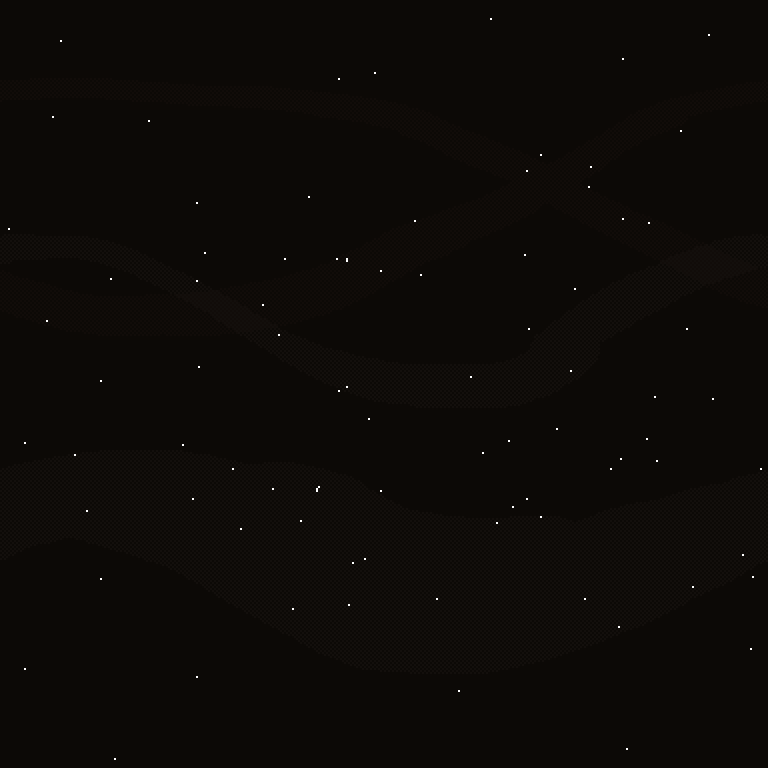
#> input picture src/puzzle/examples/gph/y2019/before.png, 1536 x 1536 px, found by its file name (shown at 1/2 size)
$ jupyter execute --allow-errors observatory.ipynb
#> lines starting #> are read from the running program, lines starting #| are printed output that depends on the picture; after the words box and inside, x2 and y2 are one past the last pixel; in counts of white or black regions, pixels touching at a corner belong together
### src/data/data.py
import os
from typing import Any, Callable, Dict, IO, List, Type

_this_path = os.path.dirname(os.path.realpath(__file__))
_base_path = os.path.join(_this_path.split('/forge/')[0], 'forge')


T = Callable


def project_path(path: str) -> str:
  return os.path.join(_base_path, path)


def load(path: str, cls: Type[T]) -> Dict[str, T]:
  return load_lines(_read_lines(path), cls)


# [17 lines left out: function load_lines, not called in this run]


def open_project_path(path: str, **kwargs: Any) -> IO:
  return open(project_path(path), **kwargs)


def _read_lines(path: str) -> List[str]:
  return open_project_path(path).readlines()

### src/puzzle/examples/gph/y2019/observatory.ipynb
[cell 1]
from forge import *

import cv2
import numpy as np
from IPython.display import display
from PIL import Image

from data import data

images = {
  'before': 'src/puzzle/examples/gph/y2019/before.png',
  'after': 'src/puzzle/examples/gph/y2019/after.png',
}

def get_image(src, scale=True):
  # download the image, convert it to a NumPy array, and then read
  # it into OpenCV format
#> called with src = 'src/puzzle/examples/gph/y2019/before.png', scale = True
  image = cv2.imread(data.project_path(src), flags=cv2.IMREAD_UNCHANGED)
#> image is the input picture: shape (1536, 1536, 4); mean B, G, R, A 7, 10, 13.2, 255
  if scale:
    return image[::4, ::4, :3]
  return image

def enhance(img):
  kernel = np.ones((2, 2), np.uint8)
  return cv2.dilate(recolor(img), kernel, iterations=1)

_VALUE_MAP = {
  204: 64,
  221: 128,
  238: 192,
  255: 255,
}

def recolor(ndarray):
  result = ndarray.copy()
  for row, col in zip(*result[:,:,:1].nonzero()[:2]):
    for channel, value in enumerate(result[row][col]):
      try:
        result[row][col][channel] = _VALUE_MAP[value]
      except:
        pass
  return result

def show(img, should_enhance=True):
  if should_enhance:
    img = enhance(recolor(img))
  display(Image.fromarray(img))

def pt(x):
  a, b = x
  return b, a

WHITE = (255, 255, 255)


import collections
import heapq
import itertools

from typing import Generic, Iterable, Tuple, TypeVar

T = TypeVar('T')


class MinHeap(Generic[T]):
  def __init__(self) -> None:
    self._heap = []
    self._pool = []
    self._free_positions = []

  def __len__(self) -> int:
    return len(self._heap)

  def push(self, cost: float, o: T) -> None:
    if self._free_positions:
      idx = self._free_positions.pop()
      self._pool[idx] = o
    else:
      idx = len(self._pool)
      self._pool.append(o)
    heapq.heappush(self._heap, (cost, idx))

  def pop(self) -> Tuple[T, float]:
    weight, idx = heapq.heappop(self._heap)
    result = self._pool[idx]
    self._pool[idx] = None
    self._free_positions.append(idx)
    return result

  def magnitude(self) -> float:
    return self._heap[0][0]

  def __repr__(self) -> str:
    return 'MinHeap(%s)' % repr(self._heap)

  __str__ = __repr__


def calculate_distances(before, after):
  distances = MinHeap()
  # TODO: Consider luminosity and color too.
  for pair in itertools.product(zip(*before.nonzero()[:2]), zip(*after.nonzero()[:2])):
    a, b = pair
    ax, ay = a
    bx, by = b
    dist = (bx - ax)**2 + (by - ay)**2
    distances.push(dist, pair)
  return distances

def draw_closest_greedy(before, after, distance_heap):
  kernel = np.ones((3, 3), np.uint8)
  result = cv2.dilate(after, kernel, iterations=1)
  before_seen = set()
  after_seen = set()
  while distance_heap:
    before_pt, after_pt = distance_heap.pop()
    if before_pt in before_seen or after_pt in after_seen:
      continue
    before_seen.add(before_pt)
    after_seen.add(after_pt)
    row, col = after_pt
    r, g, b = after[row][col]
    #print(before_pt, after_pt, (int(r), int(g), int(b)), 1)
    cv2.line(result, before_pt[::-1], after_pt[::-1], (int(r), int(g), int(b)), 1)
  return result

def isolate_colors(changed):
  result = {}
  for row, col in zip(*changed[:,:,:1].nonzero()[:2]):
    color = changed[row][col]
    key = tuple(color)
    if key not in result:
      result[key] = np.zeros_like(changed)
    isolate = result[key]
    isolate[row][col] = color
  return result

def iter_nonzero(ndarray):
  return zip(*ndarray[:,:,:1].nonzero()[:2])


import collections

# [18 lines left out: function centers, not called in this run]

[cell 2]
before = get_image(images['before'])
after = get_image(images['after'])
#> call 2 of get_image, with src = 'src/puzzle/examples/gph/y2019/after.png', scale = True
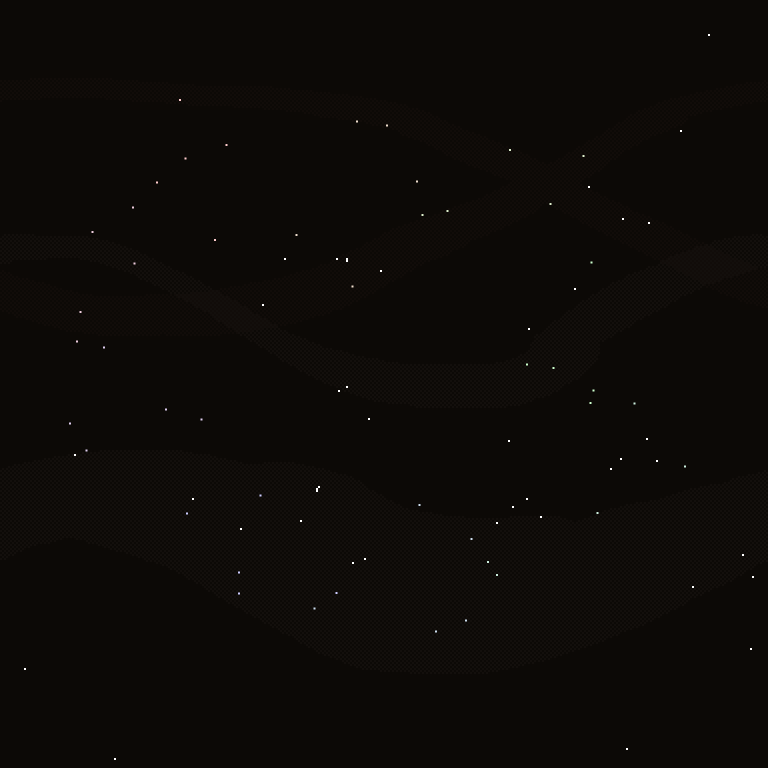
#> input picture src/puzzle/examples/gph/y2019/after.png, 1536 x 1536 px, found by its file name (shown at 1/2 size)
#> in get_image, image is the input picture: shape (1536, 1536, 4); mean B, G, R, A 6.9, 9.9, 13.1, 255
ret, before = cv2.threshold(before, 127, 255, cv2.THRESH_TOZERO)
ret, after = cv2.threshold(after, 127, 255, cv2.THRESH_TOZERO)

[cell 3]
same = np.all([before, after], axis=0)
changed_after = np.where(same, 0, after)
changed_before = np.where(same, 0, before)

[cell 4]
np.count_nonzero(np.all([before, after], axis=0)[:,:,:1])
#> Out = 41

[cell 5]
unchanged = np.where(same, after, 0)
print(np.count_nonzero(unchanged))
#| 123
show(unchanged)
#> the loop in recolor, `for row, col in zip(*result[:,:,:1].nonzero()[:2]):` made 41 passes
#> (row, col) on passes 1 to 4: (17, 354), (65, 340), (93, 294), (109, 311)
#> in enhance, `kernel = np.ones((2, 2), np.uint8)`: kernel = [[1, 1], [1, 1]]
#> the loop in recolor (call 2), `for row, col in zip(*result[:,:,:1].nonzero()[:2]):` made 41 passes
#> in enhance, `return cv2.dilate(recolor(img), kernel, iterations=1)`:
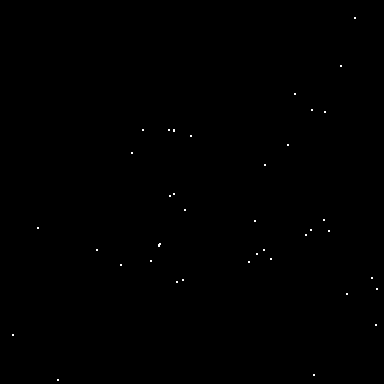
#> returned value: shape (384, 384, 3); 0.11% white in thin lines or dots

[cell 6]
def coords(changed):
  colors = {}
  for y, row in enumerate(changed):
    for x, col in enumerate(row):
      if col[0]:
        r, g, b = col
        combined = r << 16 | r << 8 | b
        name = colors.setdefault(combined, chr(ord('A') + len(colors)))
        print(f'{x}\t{y}\t#{combined:0{6}x}\t{name}'.upper())
#> this loop made 384 passes
#| 245	9	#FFFFFF	A
#| 30	20	#FFFFFF	A
#> (further printed lines are left out)
print('before')
coords(changed_before)
print('after')
coords(changed_after)
#> the loop in coords (call 2), `for y, row in enumerate(changed):` made 384 passes
#| 90	50	#CCCCFF	A
#| 178	61	#CCCCEE	B
#> (further printed lines are left out)

[cell 7]
distances = calculate_distances(changed_before, changed_after)
#> the loop in calculate_distances, `for pair in itertools.product(zip(*before.nonzero()[:2]), zip(*after.n..` made 18225 passes
#> (bx, by, dist) on passes 1 to 3: (50, 90, 25706), (50, 90, 25706), (50, 90, 25706)

show(draw_closest_greedy(changed_before, changed_after, distances))
#> the loop in draw_closest_greedy, `while distance_heap:` made 18225 passes
#> (weight in pop, idx in pop, before_pt, after_pt) on passes 2 to 4: (25, 4897, (110, 207), (107, 211)), (25, 4898, (110, 207), (107, 211)), (25, 5031, (110, 207), (107, 211))
#> after the loop in draw_closest_greedy, `while distance_heap:`:
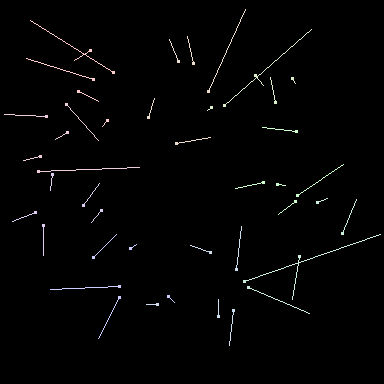
#> result: shape (384, 384, 3); mean of channels 0, 1, 2 2.8, 2.8, 2.8; drawn as B, G, R
#> the loop in recolor (call 3), `for row, col in zip(*result[:,:,:1].nonzero()[:2]):` made 1864 passes
#> (row, col) on passes 1 to 3: (9, 245), (10, 245), (11, 244)
#> after the loop in recolor (call 3), `for row, col in zip(*result[:,:,:1].nonzero()[:2]):`:
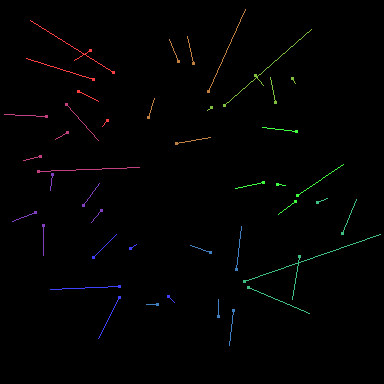
#> result: shape (384, 384, 3); 1.26% of pixels changed, all inside (x1, y1, x2, y2) = (4, 9, 381, 346); drawn as B, G, R
#> in enhance (call 2), `return cv2.dilate(recolor(img), kernel, iterations=1)`:
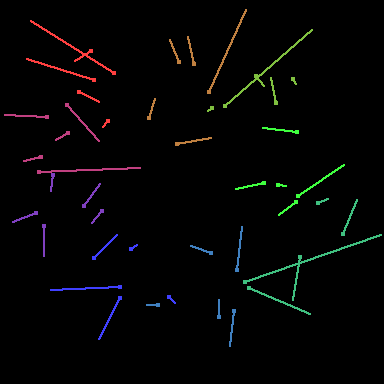
#> returned value: shape (384, 384, 3); mean of channels 0, 1, 2 3.5, 3.7, 3.7; drawn as B, G, R

[cell 8]
import math

def angle_sort(data):
  results = []
  height, width, depth = data.shape
  center_x = width / 2
  center_y = height / 2
  for y, row in enumerate(data):
    for x, col in enumerate(row):
      cx = x - center_x
      cy = y - center_y
      if col[0]:
        results.append((math.degrees(math.atan2(cy, cx)) % 360, x, y, col))
  return sorted(results, key=lambda x: x[0])

before_angles = angle_sort(changed_before)
after_angles = angle_sort(changed_after)

[cell 9]
def motion(changed, before_angles, after_angles):
  kernel = np.ones((3, 3), np.uint8)
  result = cv2.dilate(changed, kernel, iterations=1)
  for (before_d, before_x, before_y, _), (after_d, after_x, after_y, (r, g, b)) in zip(before_angles, after_angles):
    cv2.line(result, (before_x, before_y), (after_x, after_y), (int(r), int(g), int(b)), 1)
#> this loop made 45 passes
#> (before_d, before_x, before_y, after_d, after_x, after_y, r, g) on passes 1 to 4: (2.44, 356, 199, 1.64, 297, 195, 204, 255), (2.54, 327, 198, 4.57, 317, 202, 221, 238), (12.59, 380, 234, 4.99, 295, 201, 204, 255), (14.35, 278, 214, 15.29, 342, 233, 221, 238)
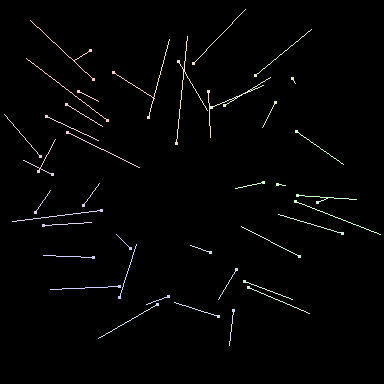
#> result: shape (384, 384, 3); mean of channels 0, 1, 2 3.6, 3.6, 3.6; drawn as B, G, R
  return result

show(motion(changed_after, before_angles, after_angles))
#> the loop in recolor (call 5), `for row, col in zip(*result[:,:,:1].nonzero()[:2]):` made 2399 passes
#> (row, col) on passes 1 to 3: (9, 245), (10, 244), (11, 243)
#> after the loop in recolor (call 5), `for row, col in zip(*result[:,:,:1].nonzero()[:2]):`:
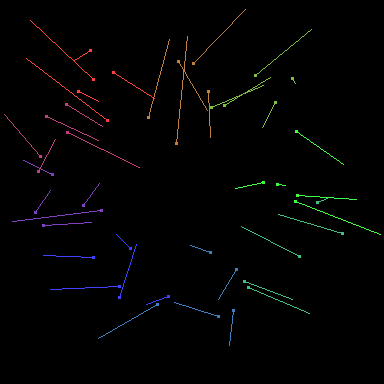
#> result: shape (384, 384, 3); 1.63% of pixels changed, all inside (x1, y1, x2, y2) = (4, 9, 381, 346); drawn as B, G, R
#> in enhance (call 3), `return cv2.dilate(recolor(img), kernel, iterations=1)`:
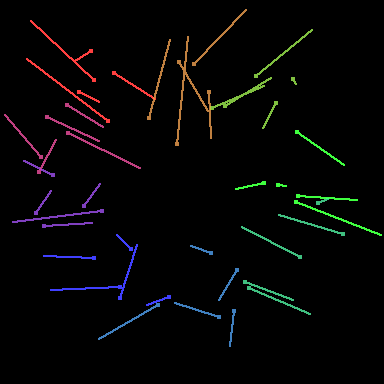
#> returned value: shape (384, 384, 3); mean of channels 0, 1, 2 4.6, 4.8, 5; drawn as B, G, R

[cell 10]
import collections

def centers(ndarray):
  kernel = np.ones((3, 3), np.uint8)
  result = np.zeros_like(ndarray)

  center_x = collections.defaultdict(list)
  center_y = collections.defaultdict(list)
  for row, col in iter_nonzero(ndarray):
    key = tuple(ndarray[row][col])
    center_x[key].append(col)
    center_y[key].append(row)
#> this loop made 45 passes
#> (row, col) on passes 1 to 4: (50, 90), (61, 178), (63, 193), (72, 113)
  for color in center_x:
    cx = int(sum(center_x[color]) / len(center_x[color]))
    cy = int(sum(center_y[color]) / len(center_y[color]))
    r, g, b = color
    cv2.circle(result, (cx, cy), 4, (int(r), int(g), int(b)))
  return result

[cell 11]
show(centers(changed_after))
#> the loop in recolor (call 7), `for row, col in zip(*result[:,:,:1].nonzero()[:2]):` made 180 passes
#> (row, col) on passes 1 to 3: (78, 96), (79, 94), (79, 95)
#> after the loop in recolor (call 7), `for row, col in zip(*result[:,:,:1].nonzero()[:2]):`:
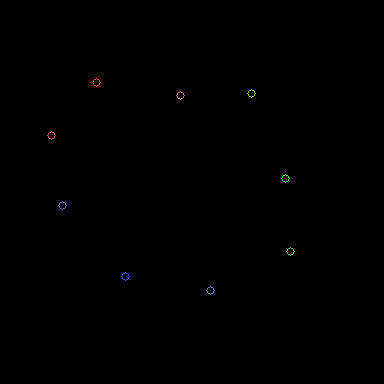
#> result: shape (384, 384, 3); mean of channels 0, 1, 2 0.2, 0.2, 0.2; drawn as B, G, R

[cell 12]
a = np.array([
  [[1, 1], [2, 2], [3, 3]],
  [[0, 0], [4, 4], [6, 6]],
])
for row, col in zip(*a[:,:,:1].nonzero()[:2]):
  print(row, col)

[cell 13]
a[:,:,:1].nonzero()[:2]

[cell 14]
kernel = np.ones((3, 3), np.uint8)
show(cv2.dilate(changed_before, kernel, iterations=1) + centers(recolor(changed_after)))
#> the loop in centers (call 2), `for row, col in iter_nonzero(ndarray):` made 45 passes

[cell 15]
unchanged = np.where(same, after, 0)
SEARCH_BOX = 1

def find_unchanged_destination(unchanged, before, after):
  kernel = np.ones((3, 3), np.uint8)
  result = cv2.dilate(after, kernel, iterations=1)
  rows, cols = unchanged.shape[:2]

  before_found_counts = collections.defaultdict(int)
  after_found_counts = collections.defaultdict(int)

  for pair in itertools.product(zip(*before.nonzero()[:2]), zip(*after.nonzero()[:2])):
    b, a = pair
    b_row, b_col = b  # Before.
    a_row, a_col = a  # After.
    d_row = a_row - b_row  # Delta row.
    d_col = a_col - b_col  # Delta col.
    e_row = b_row + 2 * d_row
    e_col = b_col + 2 * d_col
    found = 0
    if 0 < e_row < rows and 0 < e_col < cols:
      for row_offset in range(-SEARCH_BOX + 1, SEARCH_BOX):
        for col_offset in range(-SEARCH_BOX + 1, SEARCH_BOX):
          end = unchanged[(e_row+row_offset) % rows][(e_col+col_offset) % cols]
          if end[0]:
            print(b, a, end, row_offset, col_offset)
            found += 1
    if found:
      before_found_counts[b] += 1
      after_found_counts[a] += 1
#> this loop made 18225 passes
#> pair on passes 1 to 3: ((9, 245), (50, 90)), ((9, 245), (50, 90)), ((9, 245), (50, 90))
  return before_found_counts, after_found_counts

[cell 16]
find_unchanged_destination(unchanged, changed_before, changed_after)

[cell 17]
isolated = isolate_colors(changed_after)
#> the loop in isolate_colors, `for row, col in zip(*changed[:,:,:1].nonzero()[:2]):` made 45 passes

[cell 18]
isolated.keys()

[cell 19]
show(isolated[(204, 204, 255)] + changed_before)

[cell 20]
def compare_angles(*args, validate=False):
  slopes = []
  for a, b in itertools.combinations(args, 2):
    a_row, a_col = a
    b_row, b_col = b
    dx = abs(b_col - a_col)
    dy = abs(b_row - a_row)
    slopes.append(360 + (math.degrees(math.atan2(dy, dx)) % 360))
  avg = sum(slopes) / len(slopes)
  return sum(abs(slope - avg) for slope in slopes)

def colinear(before, cluster, banned, validate=True):
  results = collections.defaultdict(MinHeap)
  for target in iter_nonzero(cluster):
    for a, b in itertools.product(iter_nonzero(before), iter_nonzero(before)):
      if a == b or a in banned or b in banned:
        continue
      if validate:
        t_row, t_col = target
        a_row, a_col = a
        b_row, b_col = b
        dra = t_row - a_row
        drb = b_row - t_row
        if (dra <= 0) != (drb <= 0):
          continue
        dca = t_col - a_col
        dcb = b_col - t_col
        if (dca <= 0) != (dcb <= 0):
          continue
      results[target].push(compare_angles(target, a, b), (a, b))
  return results

def filter_chains(collinear_data):
  # Only keep points seen 2+ times.
  counts = collections.defaultdict(set)
  all_pairs = collections.defaultdict(list)
  for target, collinear_points in collinear_data.items():
    while collinear_points:
      weight = collinear_points.magnitude()
      top = collinear_points.pop()
      if weight > 10:
        continue
      a, b = top
      counts[a].add(target)
      counts[b].add(target)
      all_pairs[target].append((weight, top))
  # [9 lines of commented-out code are left out]
  graph = collections.defaultdict(list)
  for target, pairs in all_pairs.items():
    for weight, pair in pairs:
      a, b = pair
      graph[a].append((target, b))
      graph[b].append((target, a))
  cycle = cyclic(graph)
  if cycle:
    return cycle
    # Filter list again.
    for target, pairs in all_pairs.items():
      filtered = []
      for weight, pair in pairs:
        a, b = pair
        if a in cycle and b in cycle:
          filtered.append((weight, pair))
      if filtered:
        all_pairs[target] = filtered
  # Restore data.
  for target, pairs in all_pairs.items():
    for weight, pair in pairs:
      collinear_data[target].push(weight, pair)
  return collinear_data

def cyclic(g):
    path = set()
    targets = {}
    first = None  # Set in loop below

    def visit(vertex):
        path.add(vertex)
        if len(path) > 5:
          path.remove(vertex)
          return False
        for target, neighbor in g.get(vertex, ()):
          if target not in targets:
            targets[target] = (vertex, neighbor)
            if neighbor == first and len(path) == 5 and len(targets) == 5:
              return True
            elif neighbor not in path:
              if visit(neighbor):
                return True
            del targets[target]
        path.remove(vertex)
        return False
    for first in g:
      if visit(first):
        return targets

import math

def extract(a, b, c):
  ref = 'ABCDEFGHIJKLMNOPQRSTUVWXYZ'
  fer = ''.join(reversed(ref))
  ref += '#'
  fer += '#'
  size = len(ref)
  ay, ax = a
  cy, cx = c
  total = math.sqrt((cx - ax)**2 + (cy - ay)**2)
  result = []
  for i, j in ((a, b),): #, (b, c)):
    iy, ix = i
    jy, jx = j
    delta = math.sqrt((jx - ix)**2 + (jy - iy)**2)
    #result.append(ref[int(round(size * delta / total))])
    result.append(ref[round(size * delta / total) - 1])  # For 27.
    #result.append(ref[int(round(size * delta / total))])
    #result.append(ref[size - int(round(size * delta / total))])
    #result.append(fer[round(size * delta / total) - 1])  # For 27.
    #result.append(fer[int(round(size * delta / total))])
  return result

def draw_colinear(img, colinear_data, visited, reverse):
  result = np.copy(img)
  dim_step = .18
  letters = []
  last = None
  items = list(colinear_data.items())
  if reverse:
    items = list(reversed(items))
  for i, (target, (first, second)) in enumerate(items):
    if reverse:
      first, second = second, first
    visited.add(first)
    visited.add(second)
    r, g, b = img[target]
    r, g, b = int(r), int(g), int(b)
    letter = extract(first, target, second)
    letters.append(letter)
    if False:
      text = str(i + 1)
    else:
      text = letter[0]
    if not last:
      last = first
      cv2.putText(result, text, pt(first), cv2.FONT_HERSHEY_COMPLEX_SMALL, 0.75, (r, g, b))
    else:
      if first != last:
        print('swapped', first, second, 'expected', first, '=', last)
        second, first = first, second
      cv2.putText(result, text, pt(first), cv2.FONT_HERSHEY_COMPLEX_SMALL, 0.75, (r, g, b))
    last = second
    dim = 1 - (i * dim_step)
    cv2.line(result, pt(first), pt(second), (int(r * dim), int(g * dim), int(b * dim)))
    result[target] = (b, r, g)
    result[first] = WHITE
    result[second] = WHITE
  print(set(map(''.join, zip(*letters))))
  return result

[cell 21]
visit_order = [
  # Good.
  (204, 204, 255),
  (204, 238, 221),
  (204, 255, 204),
  (221, 238, 204),
  (238, 221, 204),

  # Bad.
  (204, 221, 238),
  (238, 204, 221),
  (221, 204, 238),
  (255, 204, 204),
]

# parabling paraphing pedalling penancing petalling petarding phialling pleaching potashing preaching preacting prearming preassing proacting
COUNTER_CLOCKWISE_LETTERS = {
  (204, 204, 255): 'BONI(E)R',
  (204, 221, 238): 'HILTE(D)',
  (204, 238, 221): 'G(A)ZEBO',  # A
  (204, 255, 204): 'TROUG(H)',  # H
  (221, 238, 204): 'VER(S)OS',
  (238, 221, 204): '(K)IBOSH',  # K
  (255, 204, 204): 'HOB(N)OB',  # N
  (238, 204, 221): 'THI(G)HS',  # G
  (221, 204, 238): '(P)ROFIT',  # P
}

CLOCKWISE_LETTERS = {
  (204, 204, 255): '(F)IRMLY',
  (204, 221, 238): 'V(I)GORS',
  (204, 238, 221): 'VA(S)TLY',
  (204, 255, 204): 'FLIG(H)T',
  (221, 238, 204): 'LIVE(T)H',
  (238, 221, 204): 'R(A)SHLY',
  (255, 204, 204): '(X)YLYLS',
  (238, 204, 221): 'GH(O)STS',
  (221, 204, 238): 'RULI(N)G',
}
MERGED_LETTERS = {
  (204, 204, 255): 'EF',
  (204, 221, 238): 'DI',
  (204, 238, 221): 'AS',
  (204, 255, 204): 'HH',
  (221, 238, 204): 'ST',
  (238, 221, 204): 'KA',
  (255, 204, 204): 'NX',
  (238, 204, 221): 'GO',
  (221, 204, 238): 'PN',
}

TEND_CLOCKWISE = {
  (204, 204, 255),
  (204, 255, 204),
  (221, 238, 204),
  (221, 204, 238),
}

combined = None
visited = set()
want_clockwise = True
#> (the rest of this cell did not finish here and is left out)

[cell 22]
changed_after[(50, 90)]
#> Out = [204, 204, 255]

[cell 23]
itertools.product(zip(*changed_before[:,:,:1].nonzero()[:2]), zip(*before[:,:,:1].nonzero()[:2]))

[cell 24]
changed_before[:,:,:1].nonzero()

[cell 25]
lines = [
  ((43, 255), (90, 50)),
  ((309, 313), (113, 72)),
  ((99, 183), (93, 79)),
  ((50, 190), (78, 91)),
  ((146, 304), (107, 120)),
]
dest = (91, 45)

[cell 26]
def draw_lines(img, lines, dest):
#> called with dest = (91, 45)
  r, g, b = (204, 204, 255)
  result = np.copy(img)
  dim = 0.5
  for before, after in lines:
    print(before, after, (int(r * dim), int(g * dim), int(b * dim)))
    cv2.line(result, before, after, (int(r * dim), int(g * dim), int(b * dim)))
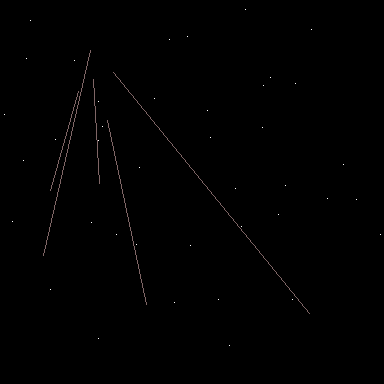
#> result: shape (384, 384, 3); mean of channels 0, 1, 2 0.6, 0.6, 0.8; drawn as B, G, R
  cv2.circle(result, dest, 4, (int(r), int(g), int(b)))
  return result + img

[cell 27]
show(draw_lines(changed_before, lines, dest) | changed_after | changed_before)

[cell 28]
show(isolated[(204, 238, 221)] | changed_before)

[cell 29]
extract((0, 0), (24.9, 24.9), (25, 25))
